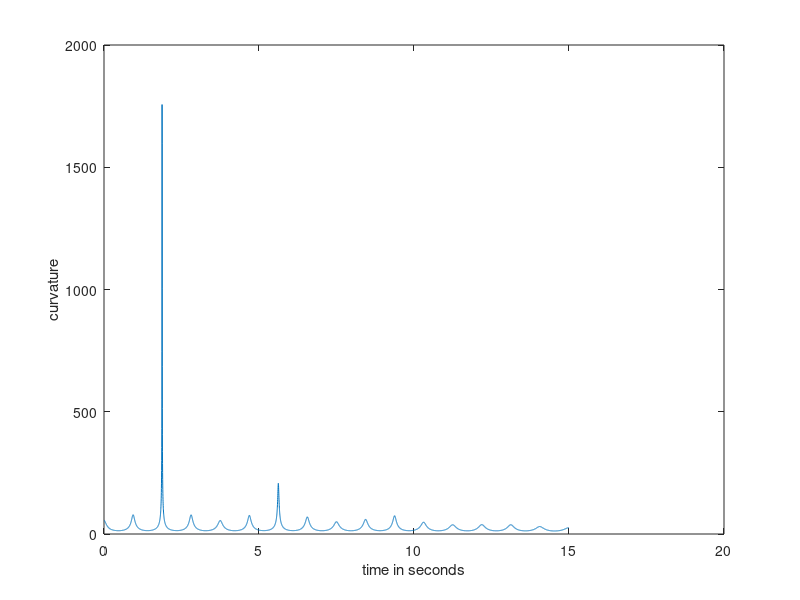

This figure's MATLAB source:
t = linspace(0, 15, 7000);
%x component
x= 20*cos(8*pi/15.*t).^2 ;
%y component
y=10*sin(4*pi/15.*t) ;
%z component

z=16/675.*t.^3;
dxdt=diff(x);
dydt=diff(y);
dzdt=diff(z);

speed=sqrt(dxdt.^2+dydt.^2+dzdt.^2)
dxT=dxdt./speed;
dyT=dydt./speed;
dzT=dzdt./speed;
kt=sqrt(dxT.^2+dyT.^2+dzT.^2)./sqrt(dxdt.^2+dydt.^2+dzdt.^2);
plot(t(1:6999),kt)
xlabel('time in seconds')
ylabel('curvature')
%dx2dt2=diff(dxdt);
%dy2dt2=diff(dydt);
%dz2dt2=diff(dzdt);

%rt1=diff(rt)
%rt2=diff(rt1)
%kt=norm(cross(rt1,rt2))/(norm(rt1)^3)
%fplot(kt,[0 15])